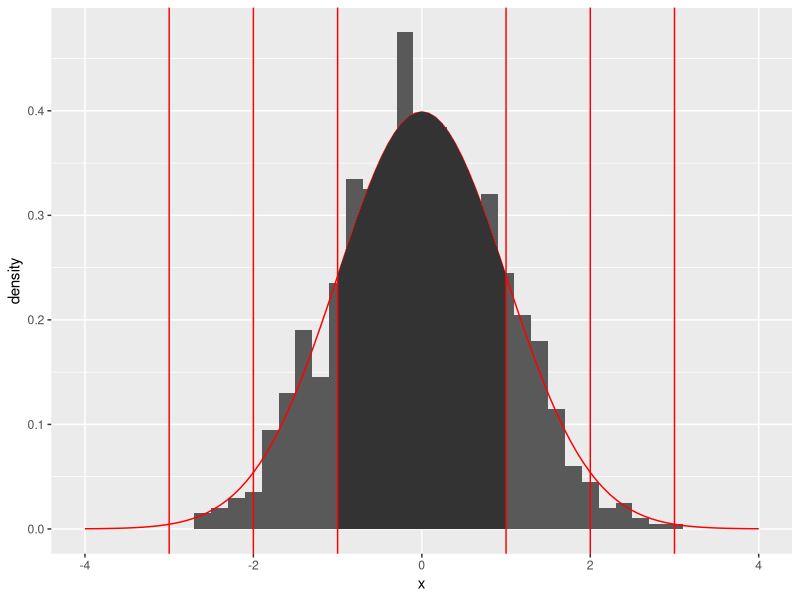
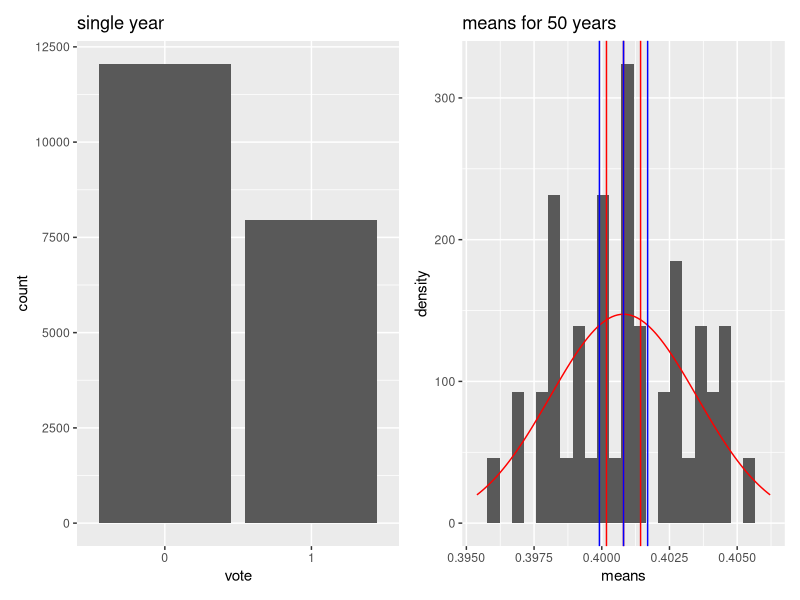

Write R code to recreate these figures, in order.
## ---- chunk 1
knitr::opts_chunk$set(echo = TRUE)
if(!require("ggplot2")) { install.packages('ggplot2', repos = "http://cran.us.r-project.org"); library("ggplot2") }
## ---- chunk 2
df1 <- data.frame(x = rnorm(1000))
p1 <- ggplot(df1, aes(x)) + theme(legend.position="none") + xlim(-4, 4)
p1 <- p1 + geom_histogram(aes(y=after_stat(density)), binwidth=0.2, na.rm=TRUE)
p1 <- p1 + stat_function(fun=dnorm, args=list(mean=0, sd=1), colour="red")
p1 <- p1 + stat_function(fun=dnorm, xlim = c(-1, 1), geom = "area")
vline_data = data.frame(x_int = c(-3, -2, -1, 1, 2, 3))
p1 + geom_vline(xintercept=vline_data$x_int, colour="red")
## ---- chunk 3
v <- 0.975
## ---- chunk 4
#' n: # number of rexp samples for each mean
#' k: # number of means
generate_means <- function(n, years, prob) {
  #' collect k means, each with n samples, in an array
  sample_means = NULL
  for (i in 1:years) sample_means = c(sample_means, mean(rbinom(n, size=1, prob=prob)))
  means_df <- data.frame(means = sample_means)
  means_df
}
## ---- chunk 5
#' https://bookdown.org/yihui/rmarkdown-cookbook/font-color.html
colorize <- function(x, color) {
  if (knitr::is_latex_output()) {
    sprintf("\\textcolor{%s}{%s}", color, x)
  } else if (knitr::is_html_output()) {
    sprintf("<span style='color: %s;'>%s</span>", color,
      x)
  } else x
}
## ---- chunk 6
N <- 20000
years <- 50
p <- 0.4
df3 <- data.frame(vote = factor(rbinom(N, size=1, prob=p)))
df4 <- generate_means(N, years, p)
XBar_n <- mean(df4$means)
low  <- function(quant) { XBar_n - qnorm(quant)*sd(df4$means)/sqrt(length(df4$means)) }
high <- function(quant) { XBar_n + qnorm(quant)*sd(df4$means)/sqrt(length(df4$means)) }
vline_data <- function(quant) { data.frame(x_int = c(low(quant), XBar_n, high(quant))) }
vline_95 <- vline_data(0.95)
vline_99 <- vline_data(0.99)
## ---- chunk 7
p3 <- ggplot(df3, aes(vote))+ geom_bar() + ggtitle("single year")
## ---- chunk 8
p4 <- ggplot(df4, aes(means)) + theme(legend.position="none") + ggtitle(paste("means for", as.character(years), "years"))
p4 <- p4 + geom_histogram(aes(y=after_stat(density)), binwidth=9/N, na.rm=TRUE)
p4 <- p4 + stat_function(fun=dnorm, args=list(mean=XBar_n, sd=sd(df4$means)), colour="red")
p4 <- p4 + xlim(XBar_n + c(-1,1) * 2*sd(df4$means))
p4 <- p4 + geom_vline(xintercept=vline_95$x_int, colour="red")
p4 <- p4 + geom_vline(xintercept=vline_99$x_int, colour="blue")
## ---- chunk 9
library(patchwork)
p3 + p4
